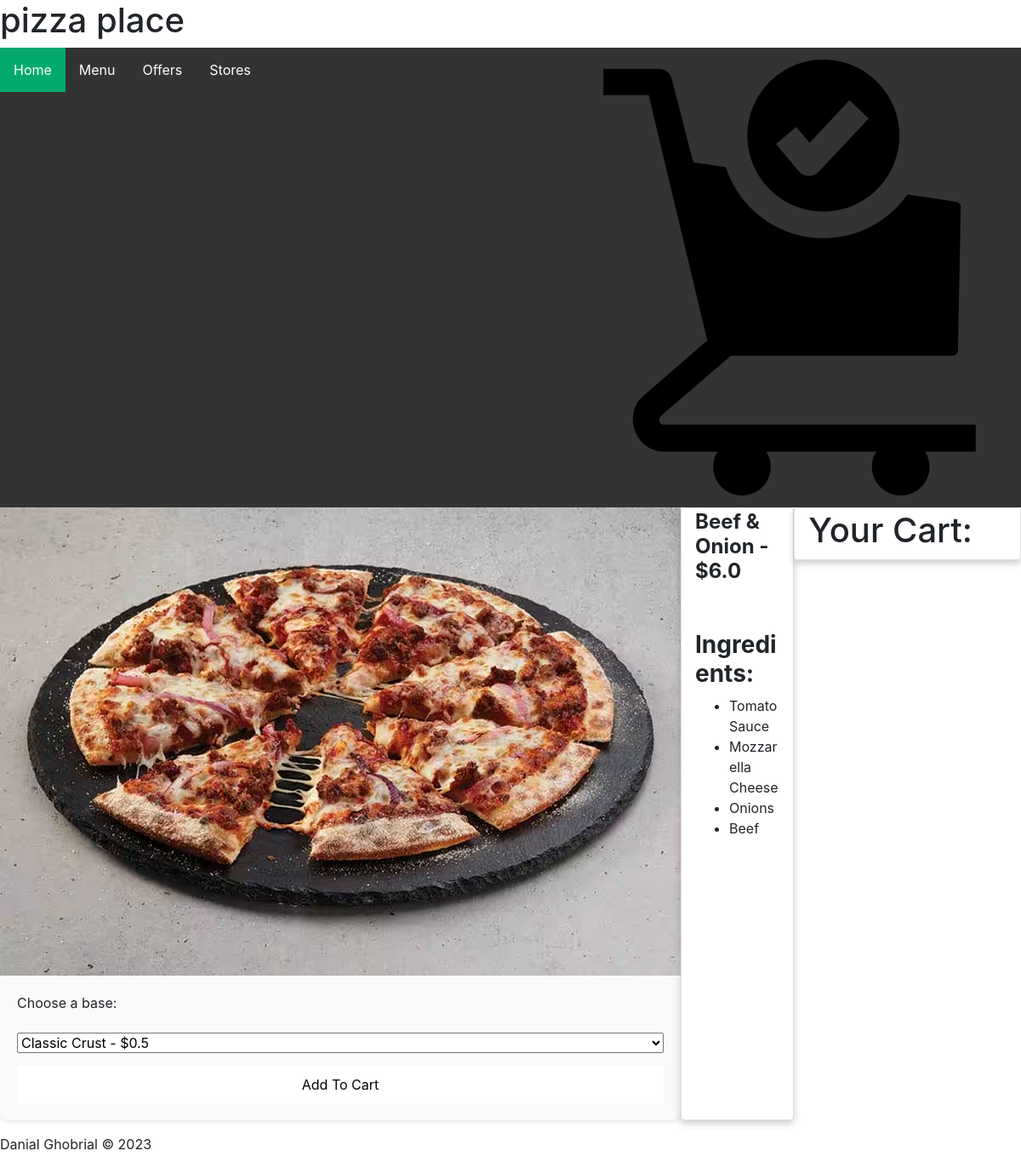
The app's page /pizza/1 (signed in) with its own data.
### tables this page shows
CREATE TABLE Pizza (ID INTEGER PRIMARY KEY, Type TEXT, Price REAL, photo);

CREATE TABLE Ingredients (
    ID INTEGER PRIMARY KEY AUTOINCREMENT,
    Name TEXT NOT NULL
);

### routes.py (the view)
@app.route('/pizza/<int:id>')
def pizza(id):
    conn = sqlite3.connect(DATABASE)
    cur = conn.cursor()
    try:
        cur.execute('SELECT * FROM Pizza WHERE id=?', (id,))
        pizza = cur.fetchone()
        if not pizza:
            raise ValueError(f"No pizza found with ID {id}")
        cur.execute('''
            SELECT Ingredients.Name
            FROM Ingredients
            JOIN PizzaIngredients ON Ingredients.ID = PizzaIngredients.IngredientID
            WHERE PizzaIngredients.PizzaID = ?
        ''', (id,))
        ingredients = [row[0] for row in cur.fetchall()]
        cur.execute('SELECT * FROM Base')
        bases = cur.fetchall()
        conn.close()
        return render_template('pizza.html', pizza=pizza, bases=bases, ingredients=ingredients)
    except Exception as e:
        print(f"Error fetching pizza details: {e}")
        conn.close()
        return render_template('error.html', message="An error occurred while fetching pizza details.")

### templates/pizza.html (shortened to what this page needs)
{% extends "layout.html" %}
{% block content %}
<div class="pizzapage">
    <div class="secondgrid">
        <div class="image11">
            <img src="{{ pizza[3] }}">
            <form action="/cart" method="post">
                <label for="base">Choose a base:</label>
                <select name="base_id" required>
                    {% for base in bases %}
                    <option value="{{ base[0] }}">{{ base[1] }} - ${{ base[2] }}</option>
                    {% endfor %}
                </select>
                <button>Add To Cart</button>
            </form>
        </div>
    </div>
    <div class="card">
        <div class="cardcontainer">
            <h4><b>{{ pizza[1] }} - ${{ pizza[2] }}</b></h4>
            <br>
            <br>
            <h3><b>Ingredients:</b></h3>
            <ul>
                {% for ingredient in ingredients %}
                <li>{{ ingredient }}</li>
                {% endfor %}
            </ul>
        </div>
    </div>
    <div>
        <div class="card">
            <div class="cardcontainer">
                <h1>Your Cart:</h1>
            </div>
        </div>
    </div>
</div>
{% endblock %}

### static/CSS/style.css (style rules this page uses)
body { font-family: Cambria, Cochin, Georgia, Times, 'Times New Roman', serif; background-color: #ffffff; color: #333333; margin: 0; padding: 0; line-height: 1.6; }
.image11 { width: 100%; height: auto; display: block; }
button { background-color: #ffffff; color: rgb(0, 0, 0); border: none; border-radius: 5px; padding: 10px 20px; font-size: 16px; cursor: pointer; transition: background-color 0.2s, transform 0.2s; }
form { display: flex; flex-direction: column; gap: 15px; padding: 20px; background-color: #f9f9f9; border-radius: 10px; box-shadow: 0 2px 4px rgba(0, 0, 0, 0.1); }
.pizzapage { display: grid; grid-template-columns: 2fr 1fr 2fr; width: 100%; }
.card { box-shadow: 0 4px 8px 0 rgba(0,0,0,0.2); transition: 0.3s; }
.cardcontainer { padding: 2px 16px; }

### records on screen
Pizza: photo (picture), Type "Beef & Onion", Price "6.0"
Ingredients: Name "Tomato Sauce"
Ingredients: Name "Mozzarella Cheese"
Ingredients: Name "Onions"
Ingredients: Name "Beef"

### other values on screen
form field base_id "Classic Crust - $0.5"
